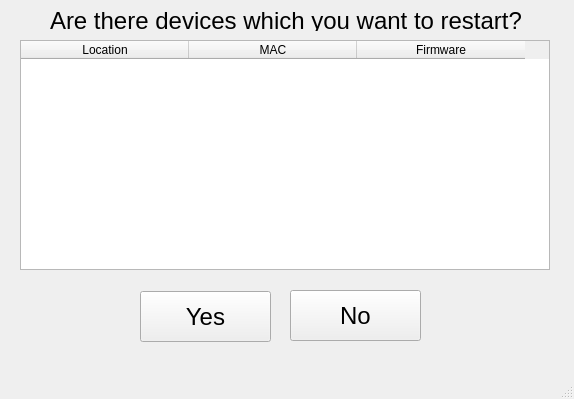
<?xml version="1.0" encoding="UTF-8"?>
<ui version="4.0">
 <class>MainWindow</class>
 <widget class="QMainWindow" name="MainWindow">
  <property name="geometry">
   <rect>
    <x>0</x>
    <y>0</y>
    <width>574</width>
    <height>399</height>
   </rect>
  </property>
  <property name="windowTitle">
   <string>MainWindow</string>
  </property>
  <widget class="QWidget" name="centralwidget">
   <widget class="QLabel" name="label">
    <property name="geometry">
     <rect>
      <x>50</x>
      <y>10</y>
      <width>481</width>
      <height>21</height>
     </rect>
    </property>
    <property name="font">
     <font>
      <pointsize>18</pointsize>
     </font>
    </property>
    <property name="text">
     <string>Are there devices which you want to restart?</string>
    </property>
   </widget>
   <widget class="QPushButton" name="confirm_button">
    <property name="geometry">
     <rect>
      <x>140</x>
      <y>291</y>
      <width>131</width>
      <height>51</height>
     </rect>
    </property>
    <property name="font">
     <font>
      <pointsize>18</pointsize>
     </font>
    </property>
    <property name="text">
     <string>Yes</string>
    </property>
   </widget>
   <widget class="QPushButton" name="cancel_button">
    <property name="geometry">
     <rect>
      <x>290</x>
      <y>290</y>
      <width>131</width>
      <height>51</height>
     </rect>
    </property>
    <property name="font">
     <font>
      <pointsize>18</pointsize>
     </font>
    </property>
    <property name="text">
     <string>No</string>
    </property>
   </widget>
   <widget class="QTableWidget" name="selected_device_table">
    <property name="geometry">
     <rect>
      <x>20</x>
      <y>40</y>
      <width>530</width>
      <height>230</height>
     </rect>
    </property>
    <property name="verticalScrollBarPolicy">
     <enum>Qt::ScrollBarAlwaysOff</enum>
    </property>
    <property name="autoScroll">
     <bool>true</bool>
    </property>
    <attribute name="horizontalHeaderCascadingSectionResizes">
     <bool>false</bool>
    </attribute>
    <attribute name="horizontalHeaderDefaultSectionSize">
     <number>168</number>
    </attribute>
    <attribute name="horizontalHeaderMinimumSectionSize">
     <number>159</number>
    </attribute>
    <attribute name="verticalHeaderStretchLastSection">
     <bool>false</bool>
    </attribute>
    <column>
     <property name="text">
      <string>Location</string>
     </property>
    </column>
    <column>
     <property name="text">
      <string>MAC</string>
     </property>
    </column>
    <column>
     <property name="text">
      <string>Firmware</string>
     </property>
    </column>
   </widget>
  </widget>
  <widget class="QMenuBar" name="menubar">
   <property name="geometry">
    <rect>
     <x>0</x>
     <y>0</y>
     <width>574</width>
     <height>21</height>
    </rect>
   </property>
  </widget>
  <widget class="QStatusBar" name="statusbar"/>
 </widget>
 <resources/>
 <connections/>
</ui>
